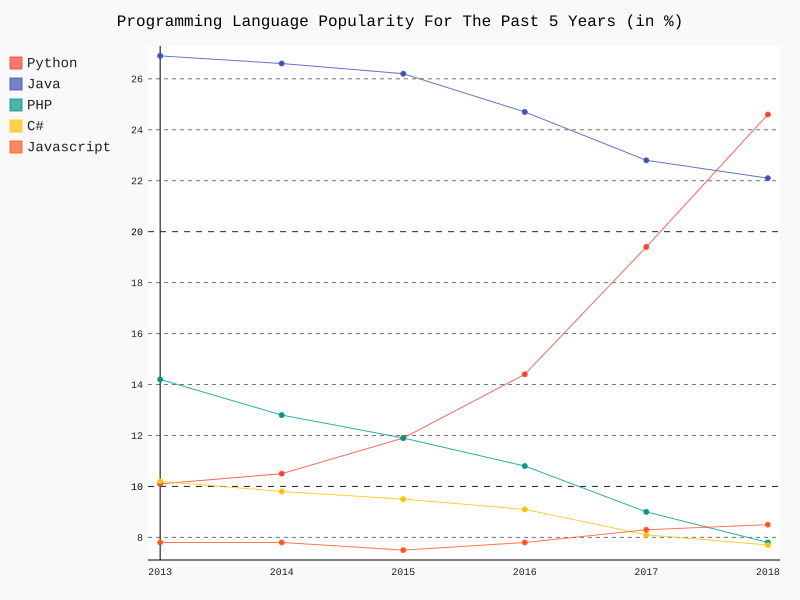

The script that drew this image:
import pygal

line_chart = pygal.Line()
line_chart.title = 'Programming Language Popularity For The Past 5 Years (in %)'
line_chart.x_labels = map(str, range(2013, 2019))
line_chart.add('Python', [10.1, 10.5, 11.9, 14.4, 19.4, 24.6])
line_chart.add('Java', [26.9, 26.6, 26.2, 24.7, 22.8, 22.1])
line_chart.add('PHP', [14.2, 12.8, 11.9, 10.8, 9, 7.8])
line_chart.add('C#', [10.2, 9.8, 9.5, 9.1, 8.1, 7.7])
line_chart.add('Javascript', [7.8, 7.8, 7.5, 7.8, 8.3, 8.5])
line_chart.render_to_file('pop_lang_linegraph.svg')
